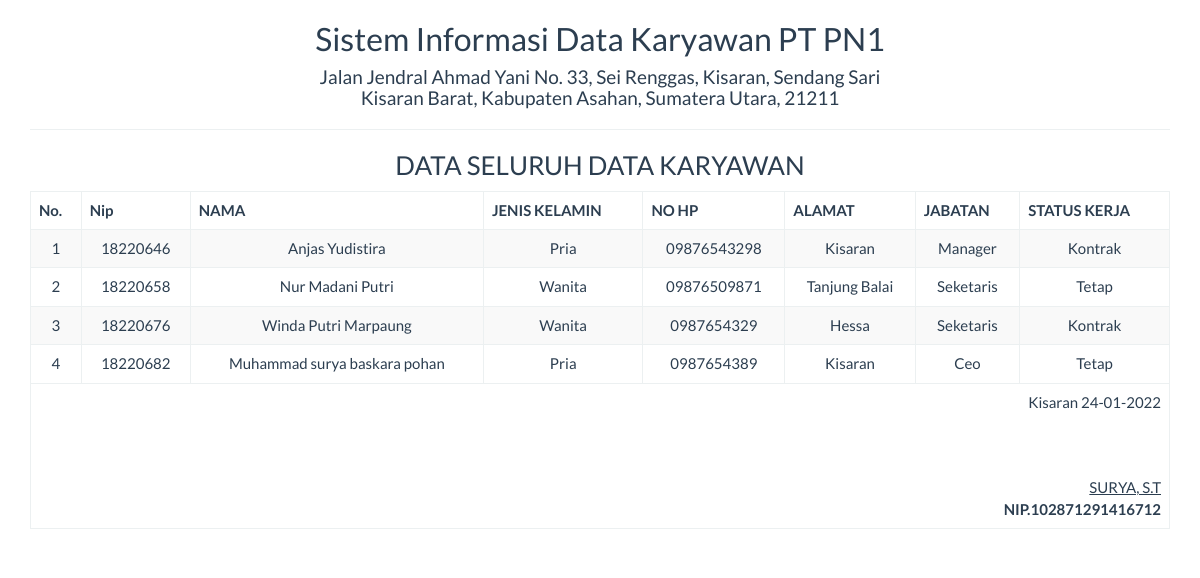
The page /report/datakaryawan_semua.php on the database its author committed.
### tables this page shows
CREATE TABLE `pegawai` (
  `nip` varchar(10) NOT NULL,
  `nama` varchar(50) NOT NULL,
  `jenis_kelamin` enum('Pria','Wanita') NOT NULL,
  `nohp` varchar(12) NOT NULL,
  `alamat` text NOT NULL,
  `jabatan` varchar(20) NOT NULL,
  `status_kerja` enum('Kontrak','Tetap','Training') NOT NULL
);

### report/datakaryawan_semua.php (the view, shortened to what this page needs)
<!DOCTYPE html>
<html>
    <head>
        <link href="../Assets/css/bootstrap.min.css" rel="stylesheet" type="text/css"/>
    </head>
    <body onload="print()">
        <?php
        include '../config/koneksi.php';
        ?>
        <div class="container">
            <div class='row'>
                <div class="col-sm-12">
                    <div class="text-center">
                        <h2>Sistem Informasi Data Karyawan PT PN1 </h2>
                        <h4>Jalan Jendral Ahmad Yani No. 33, Sei Renggas, Kisaran, Sendang Sari <br> Kisaran Barat, Kabupaten Asahan, Sumatera Utara, 21211</h4>
                        <hr>
                        <h3>DATA SELURUH DATA KARYAWAN</h3>
                        <table class="table table-bordered table-striped table-hover">
                        <tbody>
                                <thead>
                                <tr>
                                <th>No.</th><th>Nip </th><th>NAMA </th><th>JENIS KELAMIN</th><th>NO HP</th><th>ALAMAT</th><th>JABATAN</th><th>STATUS KERJA</th>
                            </tr>
								</thead>
							<tbody>
                            <?php
                            $sql = "SELECT * FROM pegawai";
                            $query = mysqli_query($koneksi, $sql) or die("SQL Anda Salah");
                            $nomor = 0;
                            while ($data = mysqli_fetch_array($query)) {
                                $nomor++;
                                ?>
                                <tr>
                                    <td><?= $nomor ?></td>
									<td><?= $data['nip'] ?></td>
                                    <td><?= $data['nama'] ?></td>
                                    <td><?= $data['jenis_kelamin'] ?></td>
                                    <td><?= $data['nohp'] ?></td>
                                    <td><?= $data['alamat'] ?></td>
                                    <td><?= $data['jabatan'] ?></td>
                                    <td><?= $data['status_kerja'] ?></td>
                                </tr>
                            <?php } ?>
							</tbody>
                        </tbody>
                            <tfoot>
                                <tr>
                                    <td colspan="8" class="text-right">
                                        Kisaran  <?= date("d-m-Y") ?>
                                        <br><br><br><br>
                                        <u>SURYA, S.T<strong></u><br>
                                        NIP.102871291416712
									</td>
								</tr>
							</tfoot>
                        </table>
                    </div>
                </div>
            </div>
    </body>
</html>

### rows shown on the page
pegawai: nip "18220646", nama "Anjas Yudistira", jenis_kelamin "Pria", nohp "09876543298", alamat "Kisaran", jabatan "Manager", status_kerja "Kontrak"
pegawai: nip "18220658", nama "Nur Madani Putri", jenis_kelamin "Wanita", nohp "09876509871", alamat "Tanjung Balai", jabatan "Seketaris", status_kerja "Tetap"
pegawai: nip "18220676", nama "Winda Putri Marpaung", jenis_kelamin "Wanita", nohp "0987654329", alamat "Hessa", jabatan "Seketaris", status_kerja "Kontrak"
pegawai: nip "18220682", nama "Muhammad surya baskara pohan", jenis_kelamin "Pria", nohp "0987654389", alamat "Kisaran", jabatan "Ceo", status_kerja "Tetap"
